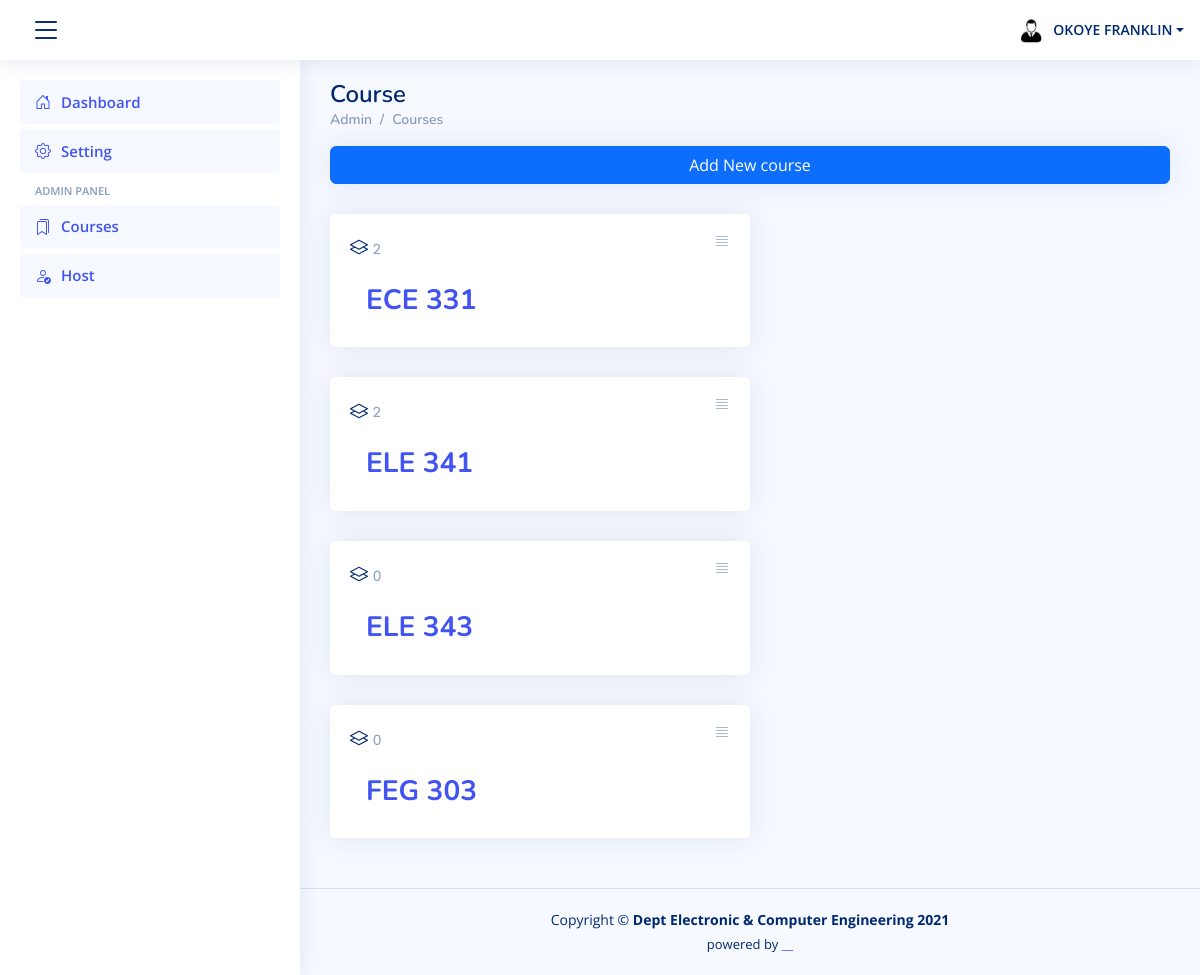
The page /courses/ (signed in) on the database its author committed.
### attendance/models.py (models this page shows, shortened)
class Course(models.Model):
    name_choices = settings.COURSE_LIST
    name = models.CharField(max_length=255, choices=name_choices, unique=True)
    def total_attendance(self):
        return self.attendance_set.count()

### attendance/views.py (the view)
# urls.py: path('courses/', CourseList, name='course_list'),
def CourseList(request):
    course = Course.objects.all().order_by('name')
    student = Student.objects.get(reg_number=request.user)
    sex = {'M':'male'}.get(student.sex)
    context = {'courses':course, 'CourseForm':CourseForm, 'sex':sex}
    return render(request, template_name='course_list.html', context=context)

### templates/course_list.html (shortened to what this page needs)
{% extends "partials/base.html" %}
{% block content %}
<main id="main" class="main">
    <div class="pagetitle">
      <h1>Course</h1>
      <nav>
        <ol class="breadcrumb">
          <li class="breadcrumb-item"><a href="{% url 'dashboard' %}">Admin</a></li>
          <li class="breadcrumb-item active"><a href="{% url 'course_list' %}">Courses</a></li>
        </ol>
      </nav>
    </div>
        <div class="card">
             <button type="button" class="btn btn-primary" data-bs-toggle="modal" data-bs-target="#verticalycentered">
            Add New course
            </button>
        </div>
      <section class="section dashboard">
        {% if courses %}
        {%for course in courses%}
                <div class="col-xxl-4 col-md-6">
                  <div class="card info-card sales-card">
                    <div class="filter">
                      <a class="icon" data-bs-toggle="dropdown"><i class="bi bi-justify"></i></a>
                    </div>
                    <div class="card-body">
                      <div class="card-title bi-layers"> <span> {{course.total_attendance}} </span></div>
                      <div class="d-flex align-items-center">
                        <div class="ps-3">
                          <h6><a href="{% url 'attendance_list' course.id %}">{{course.name}}</a></h6>
                        </div>
                      </div>
                    </div>
                </div>
            </div>
        {%endfor%}
        {%else%}
        <h6>No Registered Courses !<h6>
    {%endif%}
        </section>
  </main>
  {% endblock %}

### templates/partials/base.html (shortened to what this page needs)
{% load static %}
{% load humanize %}
<!DOCTYPE html>
<html lang="en">
<head>
  <link href="{% static 'assets/vendor/bootstrap/css/bootstrap.min.css' %}" rel="stylesheet">
  <link href="{% static 'assets/vendor/bootstrap-icons/bootstrap-icons.css' %}" rel="stylesheet">
  <link href="{% static 'assets/css/style.css' %}" rel="stylesheet">
</head>
<body>
  <header id="header" class="header fixed-top d-flex align-items-center">
    <div class="d-flex align-items-center justify-content-between">
      <i class="bi bi-list toggle-sidebar-btn"></i>
    </div>
    <nav class="header-nav ms-auto">
      <ul class="d-flex align-items-center">
        {% if request.user.is_authenticated %}
        <li class="nav-item dropdown pe-3">
          <a class="nav-link nav-profile d-flex align-items-center pe-0" href="#" data-bs-toggle="dropdown">
            {% if sex %}
            <img src="{% static 'assets/img/male.jpg' %}" alt="Profile" class="rounded-circle">
            {% else %}
            <img src="{% static 'assets/img/female.jpg' %}" alt="Profile" class="rounded-circle">
            {%endif%}
            <span class="d-md-block dropdown-toggle ps-2">{{request.user.first_name|upper }} {{request.user.last_name|upper}}</span>
          </a>
        </li>
      </ul>
      {% else %}
      <div class="d-flex align-items-center ">
        <div class="logo  text-center">
          <span class=" d-lg-block " style="padding-left:20px"><a href="{%url 'login'%}">Login</a></span>
        </div>
      </div>
      {%endif%}
    </nav>
  </header>
  <aside id="sidebar" class="sidebar">
    <ul class="sidebar-nav" id="sidebar-nav">
      <li class="nav-item">
        <a class="nav-link " href="{% url 'dashboard' %}">
          <i class="bi bi-house-door"></i>
          <span>Dashboard</span>
        </a>
      </li>
      <li class="nav-item">
        <a class="nav-link " href="{% url 'setting' %}">
          <i class="bi bi-gear"></i>
          <span>Setting</span>
        </a>
      </li>
      <li class="nav-heading">Admin panel</li>
      <li class="nav-item">
        <a class="nav-link " href="{% url 'course_list' %}">
          <i class="bi bi-bookmarks"></i>
          <span>Courses</span>
        </a>
      </li>
      <li class="nav-item">
        <a class="nav-link " href="{% url 'admin_list' %}">
          <i class="bi bi-person-check"></i>
          <span>Host</span>
        </a>
      </li>
    </ul>
  </aside>
      <div id='content'>
        {% block content %}
        {%endblock%}
      </div>
  <footer id="footer" class="footer">
    <div class="copyright">
      Copyright &copy; <strong><span>Dept Electronic &amp; Computer Engineering 2021
      </span></strong>
    </div>
    <div class="credits">
   powered by <a href="#">__</a>
    </div>
  </footer>
</body>
</html>

### static/assets/css/style.css (style rules this page uses)
:root { scroll-behavior: smooth; }
body { font-family: "Open Sans", sans-serif; background: #f6f9ff; color: #444444; }
a { color: #4154f1; text-decoration: none; }
h1, h2, h3, h4, h5, h6 { font-family: "Nunito", sans-serif; }
#main { margin-top: 60px; padding: 20px 30px; transition: all 0.3s; }
.pagetitle { margin-bottom: 10px; }
.pagetitle h1 { font-size: 24px; margin-bottom: 0; font-weight: 600; color: #012970; }
.card { margin-bottom: 30px; border: none; border-radius: 5px; box-shadow: 0px 0 30px rgba(1, 41, 112, 0.1); }
.card-title { padding: 20px 0 15px 0; font-size: 18px; font-weight: 500; color: #012970; font-family: "Poppins", sans-serif; }
.card-title span { color: #899bbd; font-size: 14px; font-weight: 400; }
.card-body { padding: 0 20px 20px 20px; }
.breadcrumb { font-size: 14px; font-family: "Nunito", sans-serif; color: #899bbd; font-weight: 600; }
.breadcrumb a { color: #899bbd; transition: 0.3s; }
.breadcrumb .breadcrumb-item::before { color: #899bbd; }
.breadcrumb .active { color: #51678f; font-weight: 600; }
.header { transition: all 0.5s; z-index: 997; height: 60px; box-shadow: 0px 2px 20px rgba(1, 41, 112, 0.1); background-color: #fff; padding-left: 20px; }
.header .toggle-sidebar-btn { font-size: 32px; padding-left: 10px; cursor: pointer; color: #012970; }
.header-nav ul { list-style: none; }
.header-nav>ul { margin: 0; padding: 0; }
.header-nav .nav-profile { color: #012970; }
.header-nav .nav-profile img { max-height: 36px; }
.header-nav .nav-profile span { font-size: 14px; font-weight: 600; }
.sidebar { position: fixed; top: 60px; left: 0; bottom: 0; width: 300px; z-index: 996; transition: all 0.3s; padding: 20px; overflow-y: auto; scrollbar-width: thin; scrollbar-color: #aab7cf transparent; box-shadow: 0px 0px 20px rgba(1, 41, 112, 0.1); background-color: #fff; }
@media (min-width: 1200px) { #main, #footer { margin-left: 300px; } }
.sidebar-nav { padding: 0; margin: 0; list-style: none; }
.sidebar-nav li { padding: 0; margin: 0; list-style: none; }
.sidebar-nav .nav-item { margin-bottom: 5px; }
.sidebar-nav .nav-heading { font-size: 11px; text-transform: uppercase; color: #899bbd; font-weight: 600; margin: 10px 0 5px 15px; }
.sidebar-nav .nav-link { display: flex; align-items: center; font-size: 15px; font-weight: 600; color: #4154f1; transition: 0.3; background: #f6f9ff; padding: 10px 15px; border-radius: 4px; }
.sidebar-nav .nav-link i { font-size: 16px; margin-right: 10px; color: #4154f1; }
.dashboard .filter { position: absolute; right: 0px; top: 15px; }
.dashboard .filter .icon { color: #aab7cf; padding-right: 20px; padding-bottom: 5px; transition: 0.3s; font-size: 16px; }
.dashboard .info-card { padding-bottom: 10px; }
.dashboard .info-card h6 { font-size: 28px; color: #012970; font-weight: 700; margin: 0; padding: 0; }
.footer { padding: 20px 0; font-size: 14px; transition: all 0.3s; border-top: 1px solid #cddfff; }
.footer .copyright { text-align: center; color: #012970; }
.footer .credits { padding-top: 5px; text-align: center; font-size: 13px; color: #012970; }

### rows shown on the page
Course: total_attendance "2", name "ECE 331"
Course: total_attendance "2", name "ELE 341"
Course: total_attendance "0", name "ELE 343"
Course: total_attendance "0", name "FEG 303"

### other values the page prints
{{ request.user.first_name|upper }} "OKOYE"
{{ request.user.last_name|upper }} "FRANKLIN"
